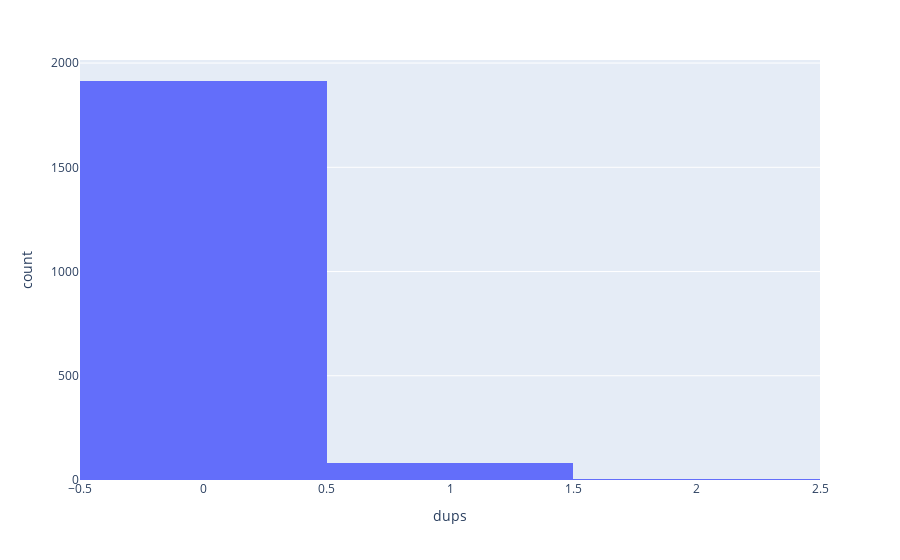

Notebook source saved alongside this figure:
### Code cell
duplicates = pd.DataFrame(survey.duplicate_tracker, index=["dups"]).transpose()
fig = px.histogram(duplicates, x="dups")
fig.show()

### Figure 1 — Plotly figure (JSON) as saved in the notebook; plotly's stock layout.template omitted (floating-point values rounded to 4 significant figures; data arrays with more than 128 entries replaced by an {"elided": "..."} marker saying what was removed)
{"data": [{"alignmentgroup": "True", "bingroup": "x", "hovertemplate": "dups=%{x}<br>count=%{y}<extra></extra>", "legendgroup": "", "marker": {"color": "#636efa", "pattern": {"shape": ""}}, "name": "", "offsetgroup": "", "orientation": "v", "showlegend": false, "type": "histogram", "x": {"elided": "2000 int values"}, "xaxis": "x", "yaxis": "y"}], "layout": {"barmode": "relative", "legend": {"tracegroupgap": 0}, "margin": {"t": 60}, "xaxis": {"anchor": "y", "domain": [0, 1], "title": {"text": "dups"}}, "yaxis": {"anchor": "x", "domain": [0, 1], "title": {"text": "count"}}}}
